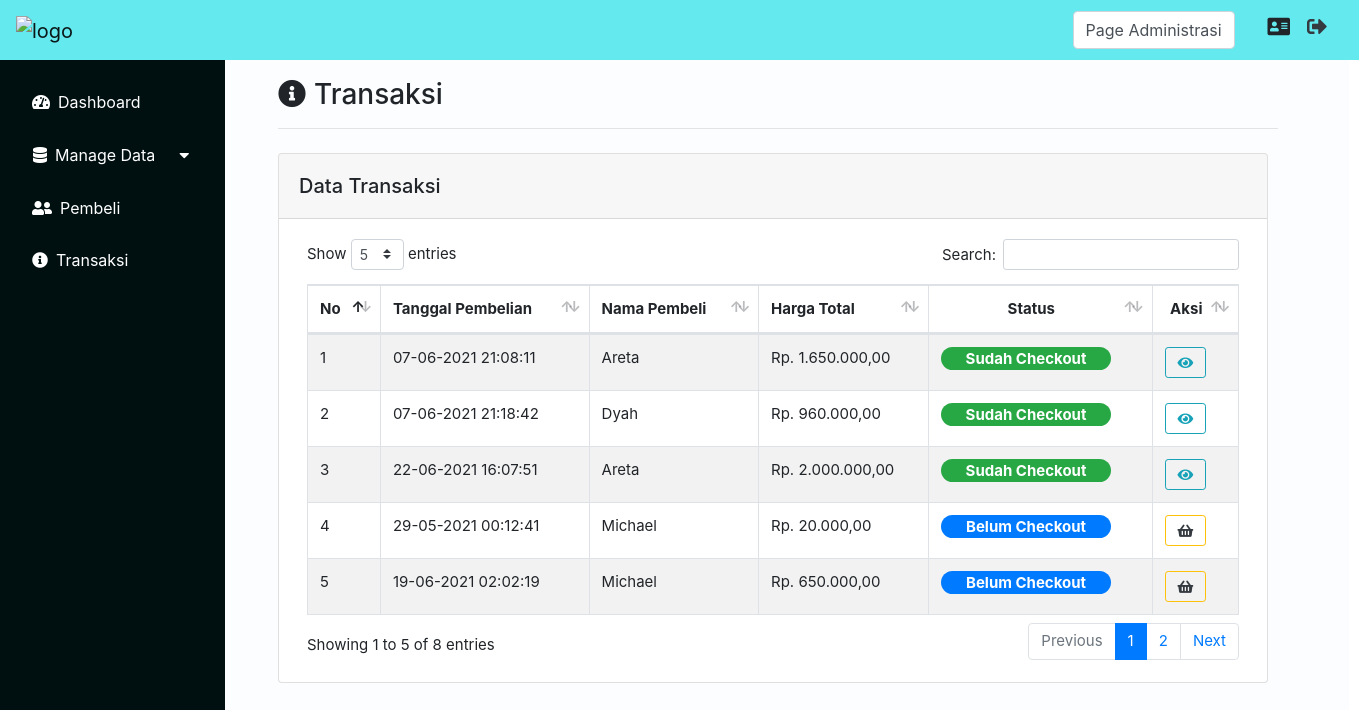
Page /index.php?page=Transaksi&aksi=view (signed in) on the committed database.
### tables this page shows
CREATE TABLE `transaksi` (
  `id_transaksi` int(11) NOT NULL,
  `pembeli_id` int(11) NOT NULL,
  `pegawai_id` int(11) NOT NULL,
  `tanggal` datetime NOT NULL,
  `status_transaksi` int(11) NOT NULL
);

CREATE TABLE `pembeli` (
  `id_pembeli` int(11) NOT NULL,
  `nama_pembeli` varchar(25) NOT NULL,
  `notelp_pembeli` varchar(18) NOT NULL,
  `status_pembeli` int(11) NOT NULL
);

### Controller/TransaksiController.php (called while the page is built, shortened)
<?php
class TransaksiController
{
    private $model, $kategori;
    public function __construct()
    {
        $this->model = new TransaksiModel();
    }
    public function index()
    {
        $data = $this->model->get();
        require_once("View/Transaksi/index.php");
    }
}

### koneksi.php (called while the page is built, shortened)
<?php
function koneksi()
{
    $db_host = "localhost";
    $db_user = "root";
    $db_password = "";
    $db_database = "db_TokoParfum";
    try {
        return new mysqli($db_host, $db_user, $db_password, $db_database);
    } catch (Exception $e) {
        echo "Terjadi Kesalahan koneksi database";
    }
}

### Model/TransaksiModel.php (called while the page is built, shortened)
<?php
class TransaksiModel
{
    public function get()
    {
        $sql = "SELECT pembeli.nama_pembeli, transaksi.tanggal,id_transaksi,
        COALESCE(SUM(detail_transaksi.jumlah_parfum * parfum.harga_parfum),0) AS total_harga,
        transaksi.status_transaksi FROM transaksi
        LEFT JOIN detail_transaksi ON transaksi.id_transaksi = detail_transaksi.transaksi_id
        LEFT JOIN pembeli ON transaksi.pembeli_id = pembeli.id_pembeli
        LEFT JOIN parfum ON detail_transaksi.parfum_id = parfum.id_parfum
        GROUP BY transaksi.id_transaksi";
        $query = koneksi()->query($sql);
        $hasil = [];
        while ($data = $query->fetch_assoc()) {
            $hasil[] = $data;
        }
        return $hasil;
    }
}

### View/Transaksi/index.php (the view, shortened to what this page needs)
<div class="col-md-10 p-5 pt-2">
    <h3><i class="fas fa-info-circle mr-2 mt-3"></i>Transaksi</h3>
    <hr class="garis">
    <div class="card mt-4">
        <div class="card-header">
            <div class="float-left mt-2">
                <h5>Data Transaksi</h5>
            </div>
        </div>
        <div class="card-body ml-2 mr-2">
            <table id="table-transaksi" class="table table-striped table-bordered" style="width:100%">
                <thead>
                    <tr>
                        <th scope="col">No</th>
                        <th scope="col">Tanggal Pembelian</th>
                        <th scope="col">Nama Pembeli</th>
                        <th scope="col">Harga Total</th>
                        <th colspan="1" scope="col">
                            <center>Status</center>
                        </th>
                        <th colspan="1" scope="col">
                            <center>Aksi</center>
                        </th>
                    </tr>
                </thead>
                <tbody>
                    <?php $no = 1;
                    foreach ($data as $row) : ?>
                        <tr>
                            <td scope="row"><?= $no ?></td>
                            <td><?= date('d-m-Y H:i:s', strtotime($row['tanggal'])); ?></td>
                            <td><?= ucfirst($row['nama_pembeli']) ?></td>
                            <td>Rp. <?= number_format($row['total_harga'], 2, ',', '.') ?></td>
                            <td>
                                <?php if ($row['status_transaksi'] == 0) : ?>
                                    <span class="badge badge-pill badge-primary" style="width: 170px; font-size:15px;">Belum Checkout</span>
                                <?php elseif ($row['status_transaksi'] == 1) : ?>
                                    <span class="badge badge-pill badge-success" style="width: 170px; font-size:15px;">Sudah Checkout</span>
                                <?php else : ?>
                                    <span class="badge badge-pill badge-danger" style="width: 170px; font-size:15px;">Transaksi Dibatalkan</span>
                                <?php endif; ?>
                            </td>
                            <td>
                                <?php if ($row['status_transaksi'] == 0) : ?>
                                    <a href="index.php?page=Transaksi&aksi=Keranjang&idTransaksi=<?= $row['id_transaksi'] ?>" class="btn btn-outline-warning btn-sm text-dark"><i class="fa fa-shopping-basket mr-1 ml-1" data-toggle="tooltip" title="Lihat Keranjang"></a></i>
                                <?php elseif ($row['status_transaksi'] == 1) : ?>
                                    <a href="index.php?page=Transaksi&aksi=detailTransaksi&idTransaksi=<?= $row['id_transaksi'] ?>" class="btn btn-sm btn-outline-info"><i class="fas fa-eye mr-1 ml-1" data-toggle="tooltip" title="Detail Pembelian"></a></i>
                                <?php endif; ?>
                            </td>
                        </tr>
                    <?php $no++;
                    endforeach; ?>
                </tbody>
            </table>
        </div>
    </div>
</div>

### assets/css/solid.css (style rules this page uses)
.fa, .fas { font-family: 'Font Awesome 5 Free'; font-weight: 900; }

### assets/css/allprogramview.css (style rules this page uses)
.card { width: 990px; }
.garis { width: 1000px; background-color: rgba(240, 248, 255, 0); }

### rows in the picture
transaksi: tanggal "07-06-2021 21:08:11", pembeli.nama_pembeli "Areta", total_harga "1.650.000,00", status_transaksi "Sudah Checkout"
transaksi: tanggal "07-06-2021 21:18:42", pembeli.nama_pembeli "Dyah", total_harga "960.000,00", status_transaksi "Sudah Checkout"
transaksi: tanggal "22-06-2021 16:07:51", pembeli.nama_pembeli "Areta", total_harga "2.000.000,00", status_transaksi "Sudah Checkout"
transaksi: tanggal "29-05-2021 00:12:41", pembeli.nama_pembeli "Michael", total_harga "20.000,00", status_transaksi "Belum Checkout"
transaksi: tanggal "19-06-2021 02:02:19", pembeli.nama_pembeli "Michael", total_harga "650.000,00", status_transaksi "Belum Checkout"

### other values in the picture
$_SESSION['jabatan'] "Administrasi"
